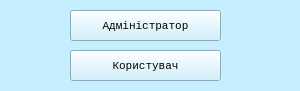
<?xml version="1.0" encoding="UTF-8"?>
<ui version="4.0">
 <class>users</class>
 <widget class="QWidget" name="users">
  <property name="enabled">
   <bool>true</bool>
  </property>
  <property name="geometry">
   <rect>
    <x>0</x>
    <y>0</y>
    <width>300</width>
    <height>91</height>
   </rect>
  </property>
  <property name="minimumSize">
   <size>
    <width>168</width>
    <height>91</height>
   </size>
  </property>
  <property name="maximumSize">
   <size>
    <width>300</width>
    <height>200</height>
   </size>
  </property>
  <property name="windowTitle">
   <string>Form</string>
  </property>
  <property name="styleSheet">
   <string notr="true">background-color:rgb(197, 238, 255)</string>
  </property>
  <widget class="QPushButton" name="adminButton">
   <property name="geometry">
    <rect>
     <x>70</x>
     <y>10</y>
     <width>151</width>
     <height>31</height>
    </rect>
   </property>
   <property name="font">
    <font>
     <family>Courier</family>
     <pointsize>8</pointsize>
    </font>
   </property>
   <property name="text">
    <string>Адміністратор</string>
   </property>
  </widget>
  <widget class="QPushButton" name="userButton">
   <property name="geometry">
    <rect>
     <x>70</x>
     <y>50</y>
     <width>151</width>
     <height>31</height>
    </rect>
   </property>
   <property name="font">
    <font>
     <family>Courier</family>
     <pointsize>8</pointsize>
    </font>
   </property>
   <property name="text">
    <string>Користувач</string>
   </property>
  </widget>
 </widget>
 <resources/>
 <connections/>
</ui>
